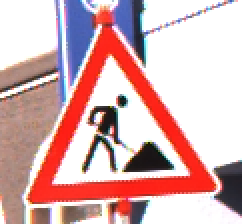
#> input picture checkpoint1/task3/ref_images/ref_col_a.png, 121 x 112 px (shown 2 times larger)
$ python tp1_team_1_2.py
#> lines starting #> are read from the running program, lines starting #| are printed output that depends on the picture
#> the answer given: ../task3/ref_images/ref_col_a.png
"""
Course Number: ENGR 13300
Semester: Fall 2026

Description:
    Replace this line with a description of your program.

Assignment Information:
    Assignment:     tp1 team 1
    Team ID:        LC5 - 02
    Author:         Kristian Iliev, kiliev@purdue.edu
    Date:           10/15/2026

Contributors:
    Name, login@purdue [repeat for each]
    Ram Vadhadia, rvadhadi@purdue.edu
    alex demirdjan, ademirdj@purdue.edu
    sushant santhosh, ssantho@purdue.edu


My contributor(s) helped me:
    [X] understand the assignment expectations without
            telling me how they will approach it.
    [X] understand different ways to think about a solution
            without helping me plan my solution.
    [X] think through the meaning of a specific error or
            bug present in my code without looking at my code.
        Note that if you helped somebody else with their code, you
        have to list that person as a contributor here as well.

Academic Integrity Statement:
    I have not used source code obtained from any unauthorized
    source, either modified or unmodified; nor have I provided
    another student access to my code.  The project I am
    submitting is my own original work.

"""


from PIL import Image, ImageOps
import numpy as np
import matplotlib.pyplot as plt

def load_image(path): #takes path for image and makes sure it is in 8-bit format
#> called with path = '../task3/ref_images/ref_col_a.png'
    image = Image.open(path) #opens path of the image
#> image is the input picture: PIL image 121x112 RGBA; mean R, G, B, A 215, 175.9, 176.5, 255
    image_array = np.array(image) #turns it into array
    if (image_array.dtype != np.uint8): #checks if its proper data type and returns value error if not
        raise ValueError("The image datatype is not unsigned 8-bit integer")
    if (image_array.ndim == 3): #checks to see if its an RGB, in order to linearize it
        image_array = image_array[:, :, :3]
    normalize_array = image_array / 255.0 #normalizes it
    if normalize_array.ndim == 3:  #if rgb
            for row in range(normalize_array.shape[0]):
                for column in range (normalize_array.shape[1]):
                    for channel in range(normalize_array.shape[2]):
                        value = normalize_array[row][column][channel]

                        if (value <= 0.04045):
                            value = value / 12.92
                        else:
                            value = ((value + 0.055) / 1.055) ** 2.4
                        normalize_array[row][column][channel] = value #linearizes the array with value equations taken from Task 1
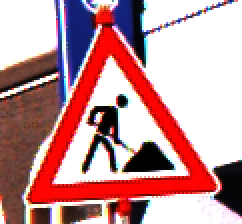
#> normalize_array: shape (112, 121, 3) float64 (shown 2 times larger); mean R, G, B 0.766, 0.581, 0.592
    return normalize_array #returns array

def resize_image(original_image_array, new_size):
    #creates variables for new size
#> called with new_size = (100, 100)
    neww, newh = new_size
    #initializes variables for height and with of orig
    h, w = original_image_array.shape[:2]
#> h = 112; w = 121

    #gets the minimum of the ratios so image doesn't get cut off
    if(neww/w < newh/h):
        size = (int(neww), int(h * neww/w))
#> size = (100, 92)
    else:
        size = (int(w * newh/h), int(newh))

    #converts the type to uint8 if not already
    if np.issubdtype(original_image_array.dtype, np.floating):
        u8arr = (np.clip(original_image_array, 0.0, 1.0) * 255.0).astype(np.uint8)
    else:
        u8arr = original_image_array.astype(np.uint8)

    #forms the image array
    img = Image.fromarray(u8arr)
    img = img.resize(size, resample=Image.Resampling.BILINEAR)
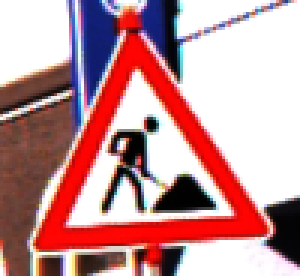
#> img: PIL image 100x92 RGB (shown 3 times larger); mean R, G, B 195.1, 148, 150.8

    return np.asarray(img)

def pad_image(resized_img, target_size):

    #converts to type to uint 8 if not already
#> called with target_size = (100, 100)
    if np.issubdtype(resized_img.dtype, np.floating):
        u8arr = (np.clip(resized_img, 0.0, 1.0) * 255.0).astype(np.uint8)
    else:
        u8arr = resized_img.astype(np.uint8)

    #forms and pads the image with black space
    h, w = u8arr.shape[:2]
#> h = 92; w = 100
    neww, newh = target_size

    padded_img = np.pad(u8arr,(((newh - h) // 2, (newh - h + 1) // 2),((neww - w) // 2, (neww - w + 1) // 2),(0, 0)),mode="edge")
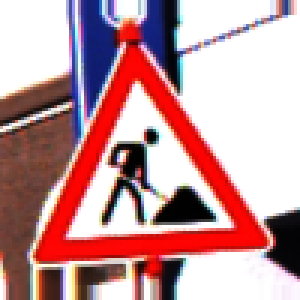
#> padded_img: shape (100, 100, 3) (shown 3 times larger); mean R, G, B 195.3, 151.5, 154.7
    return padded_img

# [62 lines left out: functions rgb_to_hsv, convert_to_hsv, not called in this run]


def main():
    path = input("Enter the path of the RGB image you want to convert to hsv: ") #gets user input for temp path and scene path
    image_array = load_image(path)
    image_array = (image_array * 255).astype(np.uint8)
    resized_image = resize_image(image_array, (100, 100))
    image_array = pad_image(resized_image, (100, 100))
#> (the run stopped early here; a loop or call above may not have finished)
